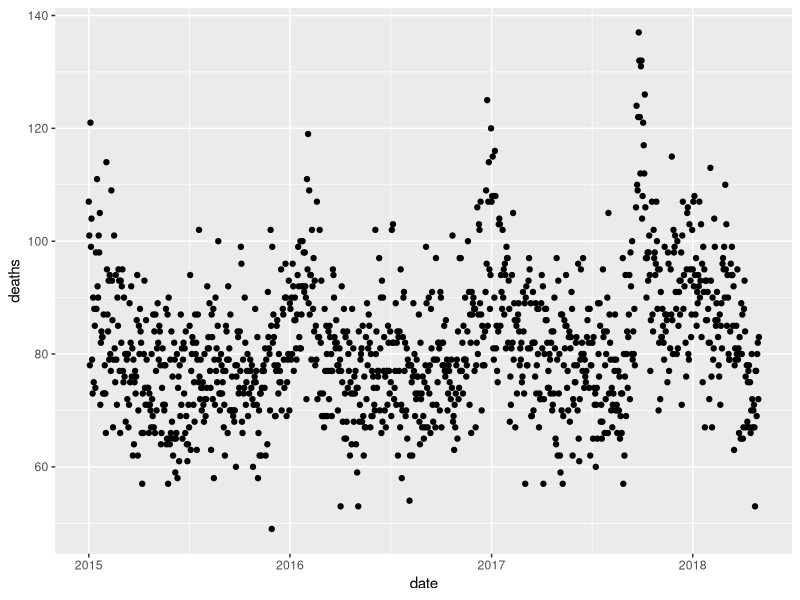
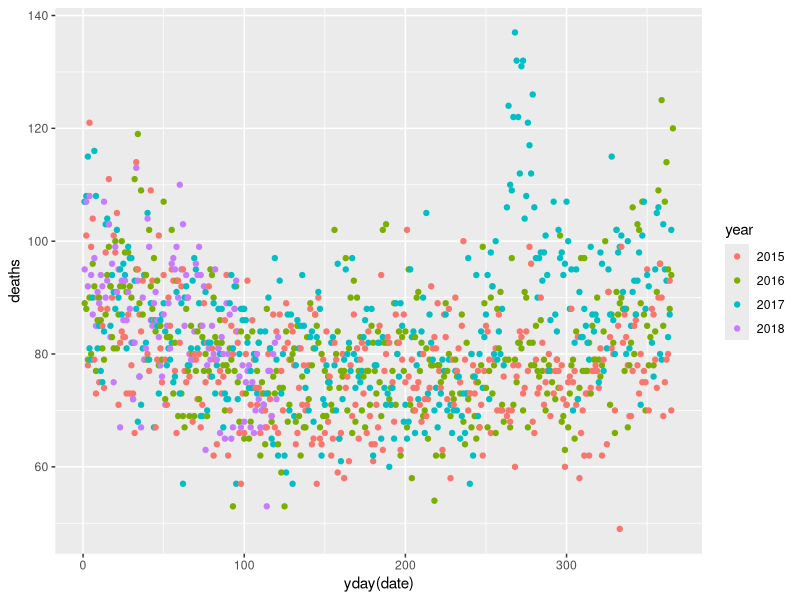
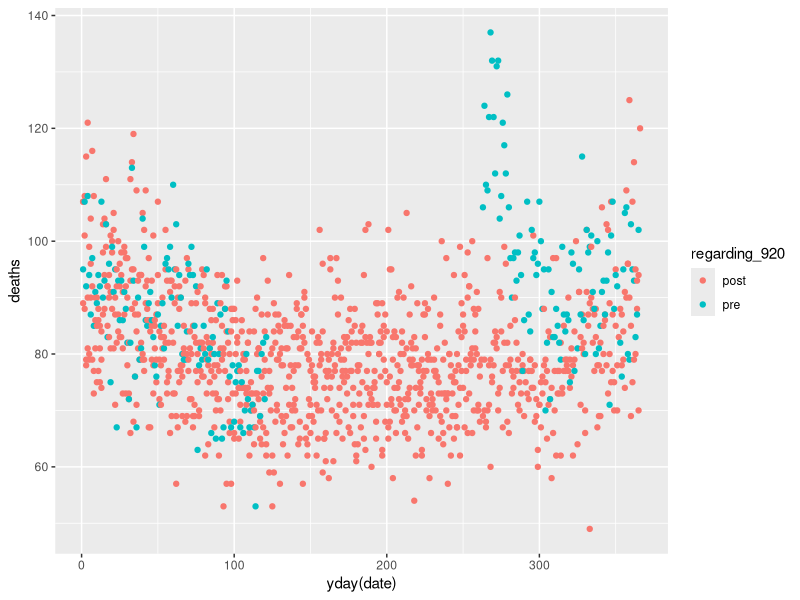
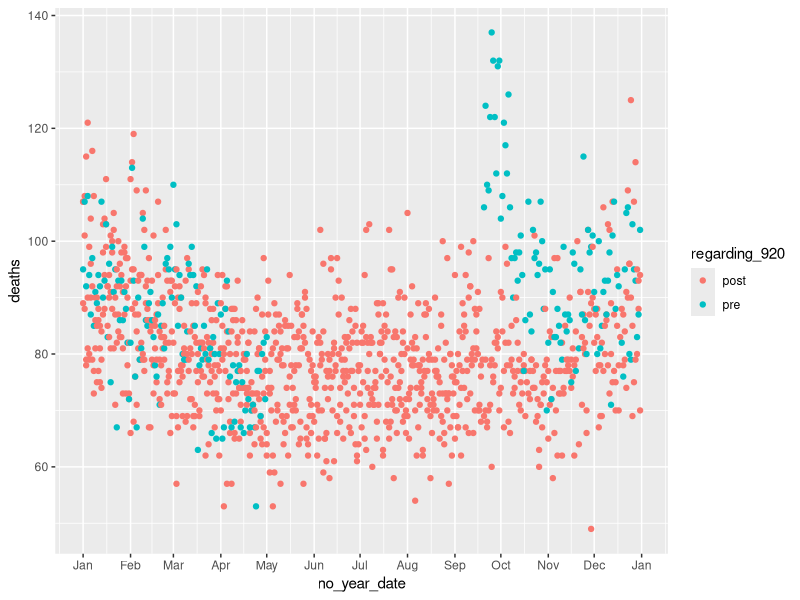
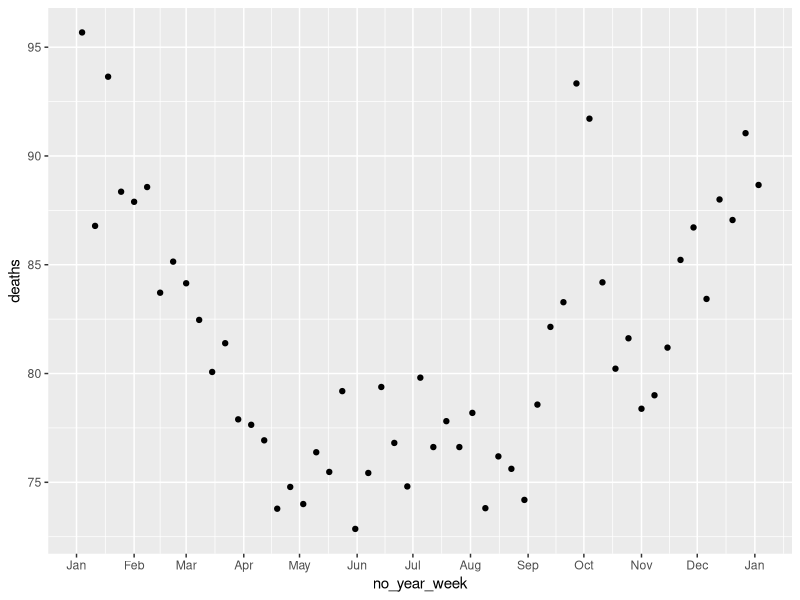
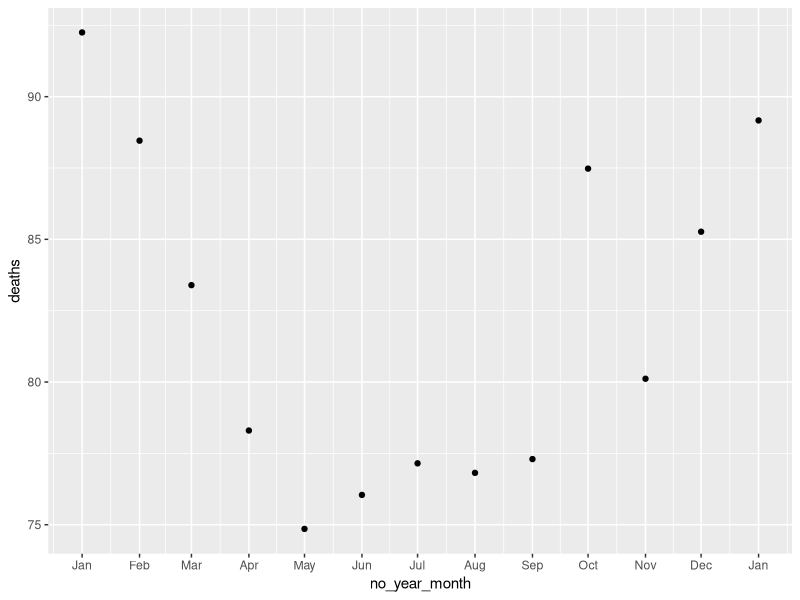

Write the R code that produced these figures, in order.
library(tidyverse)
library(lubridate)
library(purrr)
library(pdftools)
library(dslabs)

fn <- system.file("extdata", "RD-Mortality-Report_2015-18-180531.pdf",
                  package="dslabs")
dat <- map_df(str_split(pdf_text(fn), "\n"), function(s){
  s <- str_trim(s)
  header_index <- str_which(s, "2015")[1]
  tmp <- str_split(s[header_index], "\\s+", simplify = TRUE)
  month <- tmp[1]
  header <- tmp[-1]
  tail_index  <- str_which(s, "Total")
  n <- str_count(s, "\\d+")
  out <- c(1:header_index, which(n == 1), 
           which(n >= 28), tail_index:length(s))
  s[-out] |>  str_remove_all("[^\\d\\s]") |> str_trim() |>
    str_split_fixed("\\s+", n = 6) |> _[,1:5] |> as_tibble() |> 
    setNames(c("day", header)) |>
    mutate(month = month, day = as.numeric(day)) |>
    pivot_longer(-c(day, month), names_to = "year", values_to = "deaths") |>
    mutate(deaths = as.numeric(deaths))
}) |>
  mutate(month = recode(month, # 1
                        "JAN" = 1, "FEB" = 2, "MAR" = 3, 
                        "APR" = 4, "MAY" = 5, "JUN" = 6, 
                        "JUL" = 7, "AGO" = 8, "SEP" = 9, 
                        "OCT" = 10, "NOV" = 11, "DEC" = 12)) |>
  mutate(date = make_date(year, month, day)) |> # 2
  filter(date <= "2018-05-01") # 4

# 3
ggplot(dat, aes(date, deaths)) + geom_point()   

# 5
ggplot(dat, aes(yday(date), deaths, col = year)) + geom_point()   

# 6
dat %>%
  mutate(regarding_920 = ifelse(date >= "2017-09-20", "pre", "post")) %>%
  drop_na() %>%
  ggplot(aes(yday(date), deaths, col = regarding_920)) +
  geom_point()

# 7
dat %>%
  filter(!is.na(date)) %>% 
  mutate(regarding_920 = ifelse(date >= "2017-09-20", "pre", "post"),
         no_year_date = as.Date(parse_date_time(yday(date), orders = "j"))) %>%
  drop_na() %>%
  ggplot(aes(no_year_date, deaths, col = regarding_920)) +
  geom_point() + 
  scale_x_date(date_breaks = "1 month", date_labels = "%b")

# 8
dat %>%
  filter(!is.na(date)) %>% 
  mutate(no_year_date = as.Date(parse_date_time(yday(date), orders = "j")),
         no_year_week = round_date(no_year_date, unit = "week")) %>%
  drop_na() %>%
  group_by(no_year_week) %>%
  summarise(deaths = mean(deaths)) %>% 
  ggplot(aes(no_year_week, deaths)) +
  geom_point() + 
  scale_x_date(date_breaks = "1 month", date_labels = "%b")

# 9
dat %>%
  mutate(no_year_date = as.Date(parse_date_time(yday(date), orders = "j")),
         no_year_month = round_date(no_year_date, unit = "month")) %>%
  drop_na() %>%
  group_by(no_year_month) %>%
  summarise(deaths = mean(deaths)) %>% 
  ggplot(aes(no_year_month, deaths)) +
  geom_point() + 
  scale_x_date(date_breaks = "1 month", date_labels = "%b")
